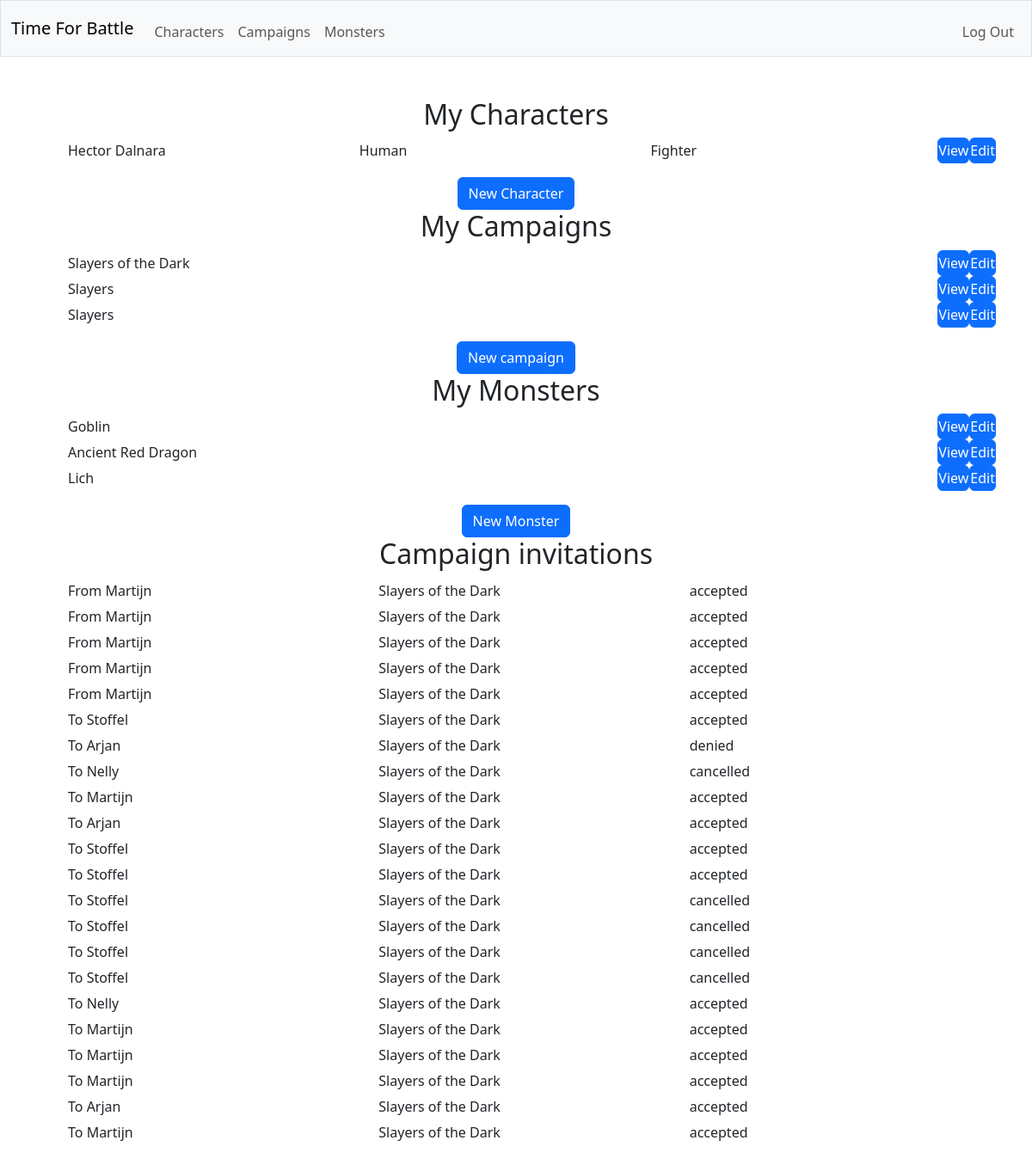
The page / (signed in) on the database its author committed.
### tables this page shows
CREATE TABLE characters (creature_id INTEGER NOT NULL, background TEXT NOT NULL, species TEXT NOT NULL, class TEXT NOT NULL,  prof_bonus INT NOT NULL, species_traits TEXT NOT NULL, feats TEXT NOT NULL, acrobatics INTEGER NOT NULL, animal_handling INTEGER NOT NULL, arcana INTEGER NOT NULL, athletics INTEGER NOT NULL, deception INTEGER NOT NULL, history INTEGER NOT NULL, insight INTEGER NOT NULL, intimidation INTEGER NOT NULL, investigation INTEGER NOT NULL, medicine INTEGER NOT NULL, nature INTEGER NOT NULL, perception INTEGER NOT NULL, performance INTEGER NOT NULL, persuasion INTEGER NOT NULL, religion INTEGER NOT NULL, sleight_of_hand INTEGER NOT NULL, stealth INTEGER NOT NULL, survival INTEGER NOT NULL, FOREIGN KEY (creature_id) REFERENCES creatures(id));

CREATE TABLE creatures (id INTEGER PRIMARY KEY NOT NULL, user_id INTEGER NOT NULL, is_player INTEGER NOT NULL, name TEXT NOT NULL, size TEXT NOT NULL, alignment TEXT NOT NULL, armor_class TEXT NOT NULL, max_hitpoints INTEGER NOT NULL, initiative_bonus INTEGER NOT NULL, speed TEXT NOT NULL, strength INTEGER NOT NULL, dexterity INTEGER NOT NULL, constitution INTEGER NOT NULL, intelligence INTEGER NOT NULL, wisdom INTEGER NOT NULL, charisma INTEGER NOT NULL, strength_save_bonus INTEGER NOT NULL, dexterity_save_bonus INTEGER NOT NULL, constitution_save_bonus INTEGER NOT NULL, intelligence_save_bonus INTEGER NOT NULL, wisdom_save_bonus INTEGER NOT NULL, charisma_save_bonus INTEGER NOT NULL, skills TEXT NOT NULL, senses TEXT NOT NULL, languages TEXT NOT NULL, traits TEXT NOT NULL, FOREIGN KEY (user_id) REFERENCES users(id));

CREATE TABLE "campaigns" (id INTEGER PRIMARY KEY AUTOINCREMENT NOT NULL, dm_id INTEGER NOT NULL, name TEXT NOT NULL, description TEXT, FOREIGN KEY (dm_id) REFERENCES users(id));

CREATE TABLE monsters (creature_id INTEGER NOT NULL, type TEXT NOT NULL, challenge_rating TEXT NOT NULL, vulnerabilities TEXT NOT NULL, resistances TEXT NOT NULL, immunities TEXT NOT NULL, actions TEXT NOT NULL, bonus_actions TEXT NOT NULL, reactions TEXT NOT NULL, legendary_actions TEXT NOT NULL, FOREIGN KEY (creature_id) REFERENCES creatures(id));

CREATE TABLE invitations (id INTEGER PRIMARY KEY AUTOINCREMENT NOT NULL, campaign_id INTEGER NOT NULL, user_id INTEGER NOT NULL, status TEXT NOT NULL, FOREIGN KEY (campaign_id) REFERENCES "campaigns"(id), FOREIGN KEY (user_id) REFERENCES users(id));

CREATE TABLE users (id INTEGER PRIMARY KEY AUTOINCREMENT NOT NULL, username TEXT NOT NULL, hash TEXT NOT NULL);

### app.py (the view)
@app.route("/")
@login_required
def index():
    with sqlite3.connect(database) as conn:
        conn.row_factory = sqlite3.Row
        cur = conn.cursor()
        cur.execute(
            "SELECT * FROM creatures JOIN characters ON id = characters.creature_id WHERE is_player = ? and user_id = ?",
            (1, session["user_id"])
        )
        characters = [dict(row) for row in cur.fetchall()]
    with sqlite3.connect(database) as conn:
        conn.row_factory = sqlite3.Row
        cur = conn.cursor()
        cur.execute(
            "SELECT DISTINCT campaigns.id, campaigns.dm_id, campaigns.name FROM campaigns LEFT JOIN players ON campaigns.id = players.campaign_id LEFT JOIN creatures ON players.creature_id = creatures.id WHERE campaigns.dm_id = ? OR creatures.user_id = ?",
            (session["user_id"], session["user_id"])
        )
        campaigns = [dict(row) for row in cur.fetchall()]
    with sqlite3.connect(database) as conn:
        conn.row_factory = sqlite3.Row
        cur = conn.cursor()
        cur.execute(
            "SELECT * FROM creatures JOIN monsters ON id = monsters.creature_id WHERE is_player = ? and user_id = ?",
            (0, session["user_id"])
        )
        monsters = [dict(row) for row in cur.fetchall()]
    with sqlite3.connect(database) as conn:
        conn.row_factory = sqlite3.Row
        cur = conn.cursor()
        cur.execute(
            "SELECT * FROM invitations JOIN campaigns ON invitations.campaign_id = campaigns.id JOIN users ON campaigns.dm_id = users.id WHERE user_id = ?",
            (session["user_id"],)
        )
        received_invitations = [dict(row) for row in cur.fetchall()]
    with sqlite3.connect(database) as conn:
        conn.row_factory = sqlite3.Row
        cur = conn.cursor()
        cur.execute(
            "SELECT * FROM invitations JOIN campaigns ON invitations.campaign_id = campaigns.id JOIN users ON invitations.user_id = users.id WHERE campaigns.dm_id = ?",
            (session["user_id"],)
        )
        sent_invitations = [dict(row) for row in cur.fetchall()]
    return render_template("index.html", user=session["user_id"], characters=characters, campaigns=campaigns, monsters=monsters, received_invitations=received_invitations, sent_invitations=sent_invitations)

### helpers.py (called while the page is built)
def login_required(f):
    @wraps(f)
    def decorated_function(*args, **kwargs):
        if session.get("user_id") is None:
            return redirect("/login")
        return f(*args, **kwargs)
    return decorated_function

### templates/index.html (shortened to what this page needs)
{% extends "layout.html" %}
{% block main %}
    <h2>My Characters</h2>
    <ul class="formtable">
        {% for character in characters %}
            <li>
                <label>{{ character.name }}</label>
                <label>{{ character.species }}</label>
                <label>{{ character.class }}</label>
                <form action="/character/{{ character.creature_id }}" method="get">
                    <button class="btn btn-primary" type="submit">View</button>
                </form>
                <form action="/character/{{ character.creature_id }}/edit" method="get">
                    <button class="btn btn-primary" type="submit">Edit</button>
                </form>
            </li>
        {% endfor %}
    </ul>
    <form action="/character/new/edit" method="get">
        <button class="btn btn-primary" type="submit">New Character</button>
    </form>
    <h2>My Campaigns</h2>
    <ul class="formtable">
        {% for campaign in campaigns %}
            <li>
                <label>{{ campaign.name }}</label>
                <form action="/campaign/{{ campaign.id }}" method="get">
                    <button class="btn btn-primary" type="submit">View</button>
                </form>
                {% if campaign.dm_id == user %}
                <form action="/campaign/{{ campaign.id }}/edit" method="get">
                    <button class="btn btn-primary" type="submit">Edit</button>
                </form>
                {% endif %}
            </li>
        {% endfor %}
    </ul>
    <form action="/campaign/new/edit" method="get">
        <button class="btn btn-primary" type="submit">New campaign</button>
    </form>
    <h2>My Monsters</h2>
    <ul class="formtable">
        {% for monster in monsters %}
            <li>
                <label>{{ monster.name }}</label>
                <label>{{ monster.species }}</label>
                <label>{{ monster.class }}</label>
                <form action="/monster/{{ monster.creature_id }}" method="get">
                    <button class="btn btn-primary" type="submit">View</button>
                </form>
                <form action="/monster/{{ monster.creature_id }}/edit" method="get">
                    <button class="btn btn-primary" type="submit">Edit</button>
                </form>
            </li>
        {% endfor %}
    </ul>
    <form action="/monster/new/edit" method="get">
        <button class="btn btn-primary" type="submit">New Monster</button>
    </form>
    <h2>Campaign invitations</h2>
    <ul class="formtable">
        {% for received_invitation in received_invitations %}
                <li>
                    <label>From {{ received_invitation.username }}</label>
                    <label>{{ received_invitation.name }}</label>
                    <label>{{ received_invitation.status }}</label>
                </li>
            {% endfor %}
            {% for sent_invitation in sent_invitations %}
                <li>
                    <label>To {{ sent_invitation.username }}</label>
                    <label>{{ sent_invitation.name }}</label>
                    <label>{{ sent_invitation.status }}</label>
                </li>
            {% endfor %}
    </ul>
{% endblock %}

### static/styles.css (style rules this page uses)
.formtable li { display: flex; padding: 0px; width: 100%; min-height: 30px; }
.formtable label { text-align: left; display: flex; align-items: center; width: 100%; height: 100%; padding: 0px 5px 0px 5px; min-height: 30px; }
.formtable button { width: 100%; height: 100%; padding: 0px; min-height: 30px; }

### rows shown on the page
characters: name "Hector Dalnara", species "Human", class "Fighter"
campaigns: name "Slayers of the Dark"
campaigns: name "Slayers"
campaigns: name "Slayers"
monsters: name "Goblin"
monsters: name "Ancient Red Dragon"
monsters: name "Lich"
invitations: username "Martijn", name "Slayers of the Dark", status "accepted"
invitations: username "Martijn", name "Slayers of the Dark", status "accepted"
invitations: username "Martijn", name "Slayers of the Dark", status "accepted"
invitations: username "Martijn", name "Slayers of the Dark", status "accepted"
invitations: username "Martijn", name "Slayers of the Dark", status "accepted"
invitations: username "Stoffel", name "Slayers of the Dark", status "accepted"
invitations: username "Arjan", name "Slayers of the Dark", status "denied"
invitations: username "Nelly", name "Slayers of the Dark", status "cancelled"
invitations: username "Arjan", name "Slayers of the Dark", status "accepted"
invitations: username "Stoffel", name "Slayers of the Dark", status "accepted"
invitations: username "Stoffel", name "Slayers of the Dark", status "accepted"
invitations: username "Stoffel", name "Slayers of the Dark", status "cancelled"
invitations: username "Stoffel", name "Slayers of the Dark", status "cancelled"
invitations: username "Stoffel", name "Slayers of the Dark", status "cancelled"
invitations: username "Stoffel", name "Slayers of the Dark", status "cancelled"
invitations: username "Nelly", name "Slayers of the Dark", status "accepted"
invitations: username "Arjan", name "Slayers of the Dark", status "accepted"
